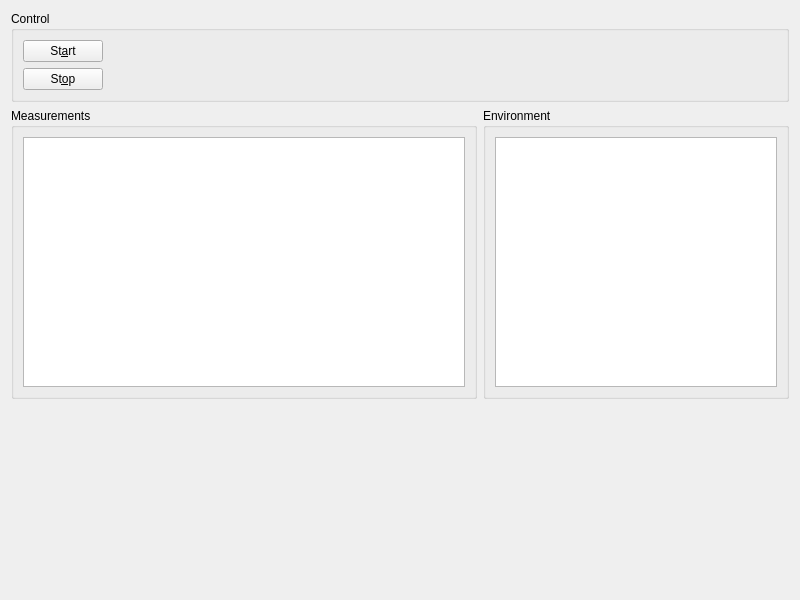
<?xml version="1.0" encoding="UTF-8"?>
<ui version="4.0">
 <class>demo</class>
 <widget class="QWidget" name="demo">
  <property name="geometry">
   <rect>
    <x>0</x>
    <y>0</y>
    <width>800</width>
    <height>600</height>
   </rect>
  </property>
  <property name="windowTitle">
   <string>Form</string>
  </property>
  <layout class="QGridLayout" name="gridLayout_3">
   <item row="2" column="0">
    <spacer name="verticalSpacer1">
     <property name="orientation">
      <enum>Qt::Vertical</enum>
     </property>
     <property name="sizeHint" stdset="0">
      <size>
       <width>20</width>
       <height>0</height>
      </size>
     </property>
    </spacer>
   </item>
   <item row="1" column="0" colspan="2">
    <widget class="QGroupBox" name="measGroupBox">
     <property name="sizePolicy">
      <sizepolicy hsizetype="Preferred" vsizetype="Preferred">
       <horstretch>3</horstretch>
       <verstretch>0</verstretch>
      </sizepolicy>
     </property>
     <property name="title">
      <string>Measurements</string>
     </property>
     <layout class="QGridLayout" name="gridLayout_2">
      <item row="0" column="0">
       <widget class="QTableView" name="measTableView">
        <property name="minimumSize">
         <size>
          <width>0</width>
          <height>250</height>
         </size>
        </property>
        <property name="editTriggers">
         <set>QAbstractItemView::NoEditTriggers</set>
        </property>
        <property name="showDropIndicator" stdset="0">
         <bool>false</bool>
        </property>
        <property name="dragDropOverwriteMode">
         <bool>false</bool>
        </property>
        <property name="selectionMode">
         <enum>QAbstractItemView::SingleSelection</enum>
        </property>
        <property name="selectionBehavior">
         <enum>QAbstractItemView::SelectRows</enum>
        </property>
        <property name="wordWrap">
         <bool>false</bool>
        </property>
        <attribute name="verticalHeaderDefaultSectionSize">
         <number>20</number>
        </attribute>
        <attribute name="verticalHeaderMinimumSectionSize">
         <number>20</number>
        </attribute>
       </widget>
      </item>
     </layout>
    </widget>
   </item>
   <item row="1" column="2">
    <widget class="QGroupBox" name="envGroupBox">
     <property name="sizePolicy">
      <sizepolicy hsizetype="Preferred" vsizetype="Preferred">
       <horstretch>4</horstretch>
       <verstretch>0</verstretch>
      </sizepolicy>
     </property>
     <property name="title">
      <string>Environment</string>
     </property>
     <layout class="QGridLayout" name="gridLayout_4">
      <item row="0" column="0">
       <widget class="QTableView" name="envTableView">
        <property name="minimumSize">
         <size>
          <width>0</width>
          <height>250</height>
         </size>
        </property>
        <property name="editTriggers">
         <set>QAbstractItemView::NoEditTriggers</set>
        </property>
        <property name="showDropIndicator" stdset="0">
         <bool>false</bool>
        </property>
        <property name="dragDropOverwriteMode">
         <bool>false</bool>
        </property>
        <property name="selectionMode">
         <enum>QAbstractItemView::SingleSelection</enum>
        </property>
        <property name="selectionBehavior">
         <enum>QAbstractItemView::SelectRows</enum>
        </property>
        <property name="wordWrap">
         <bool>false</bool>
        </property>
        <attribute name="verticalHeaderDefaultSectionSize">
         <number>20</number>
        </attribute>
        <attribute name="verticalHeaderMinimumSectionSize">
         <number>20</number>
        </attribute>
       </widget>
      </item>
     </layout>
    </widget>
   </item>
   <item row="0" column="0" colspan="3">
    <widget class="QGroupBox" name="controlGroupBox">
     <property name="title">
      <string>Control</string>
     </property>
     <layout class="QGridLayout" name="gridLayout">
      <item row="0" column="0">
       <widget class="QPushButton" name="startPushButton">
        <property name="text">
         <string>St&amp;art</string>
        </property>
       </widget>
      </item>
      <item row="1" column="0">
       <widget class="QPushButton" name="stopPushButton">
        <property name="text">
         <string>St&amp;op</string>
        </property>
       </widget>
      </item>
      <item row="0" column="1">
       <spacer name="horizontalSpacer">
        <property name="orientation">
         <enum>Qt::Horizontal</enum>
        </property>
        <property name="sizeHint" stdset="0">
         <size>
          <width>40</width>
          <height>20</height>
         </size>
        </property>
       </spacer>
      </item>
     </layout>
    </widget>
   </item>
  </layout>
 </widget>
 <resources/>
 <connections>
  <connection>
   <sender>startPushButton</sender>
   <signal>clicked()</signal>
   <receiver>demo</receiver>
   <slot>start()</slot>
   <hints>
    <hint type="sourcelabel">
     <x>68</x>
     <y>46</y>
    </hint>
    <hint type="destinationlabel">
     <x>199</x>
     <y>149</y>
    </hint>
   </hints>
  </connection>
  <connection>
   <sender>stopPushButton</sender>
   <signal>clicked()</signal>
   <receiver>demo</receiver>
   <slot>stop()</slot>
   <hints>
    <hint type="sourcelabel">
     <x>68</x>
     <y>78</y>
    </hint>
    <hint type="destinationlabel">
     <x>199</x>
     <y>149</y>
    </hint>
   </hints>
  </connection>
 </connections>
 <slots>
  <slot>start()</slot>
  <slot>stop()</slot>
 </slots>
</ui>
